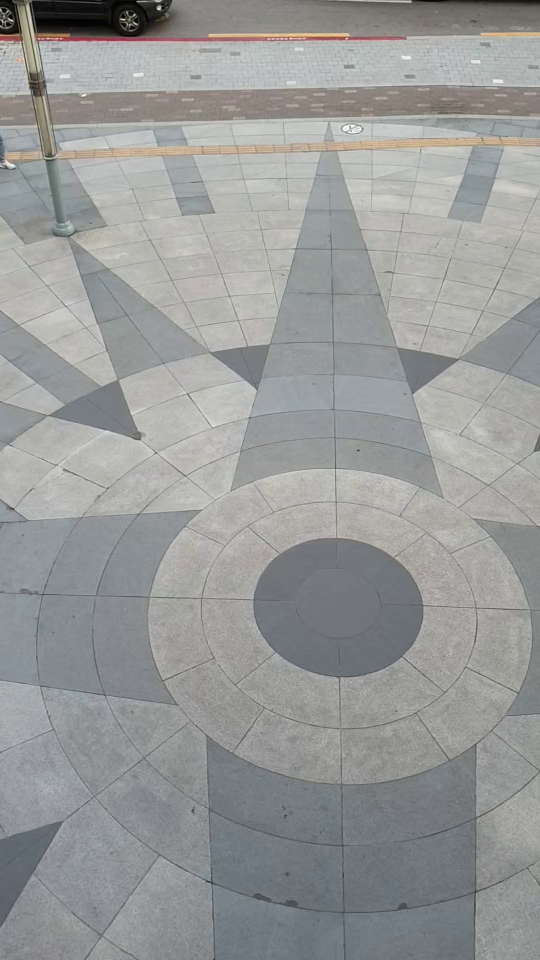
#> input picture frame 37 of OpenCV/121.mp4, 1080 x 1920 px, given in place of 1207.mp4, which was not available (shown at 1/2 size)
$ python hog2andHaar.py
#> lines starting #> are read from the running program, lines starting #| are printed output that depends on the picture
from __future__ import print_function
import numpy as np
import cv2 as cv

def inside(r, q):
    rx, ry, rw, rh = r
    qx, qy, qw, qh = q
    return rx > qx and ry > qy and rx + rw < qx + qw and ry + rh < qy + qh


def draw_detections(img, rects, thickness = 1):
    for x, y, w, h in rects:
        # the HOG detector returns slightly larger rectangles than the real objects.
        # so we slightly shrink the rectangles to get a nicer output.
        pad_w, pad_h = int(0.15*w), int(0.05*h)
        cv.rectangle(img, (x+pad_w, y+pad_h), (x+w-pad_w, y+h-pad_h), (0, 255, 0), thickness)

def haar(frame):
    face_cascade = cv.CascadeClassifier('haarcascade\\haarcascade_frontalface_default.xml')
    body_cascade = cv.CascadeClassifier('haarcascade\\haarcascade_fullbody.xml')
    gray = cv.cvtColor(frame, cv.COLOR_BGR2GRAY)
    body = body_cascade.detectMultiScale(gray, 1.3, 5)
    for (x,y,w,h) in body:
        cv.rectangle(frame,(x,y),(x+w,y+h),(255,0,0),2)
        roi_gray = gray[y:y+h, x:x+w]
        roi_color = frame[y:y+h, x:x+w]
        faces = face_cascade.detectMultiScale(roi_gray)
        for (ex,ey,ew,eh) in body:
            cv.rectangle(roi_color,(ex,ey),(ex+ew,ey+eh),(0,255,255),3)
    frame = cv.resize(frame,(500,900))
    cv.imshow('Haar',frame)

def main():
    import sys
    from glob import glob
    import itertools as it

    hog = cv.HOGDescriptor()
    hog.setSVMDetector( cv.HOGDescriptor_getDefaultPeopleDetector() )

    cap = cv.VideoCapture('1207.mp4')
    while cap.isOpened():
        ret,img = cap.read()
#> img is the input picture: shape (1920, 1080, 3); mean B, G, R 152.7, 153.5, 151.9
        frame = img
        rows, cols = frame.shape[:2]
#> rows = 1920; cols = 1080
        rotation_matrix = cv.getRotationMatrix2D((cols/2, rows/2), 0 , 1)
#> rotation_matrix = [[1, 0, 0], [0, 1, 0]]
        image_rotation = cv.warpAffine(frame, rotation_matrix, (cols, rows))
        img = np.array(image_rotation)
        img1 = img.copy()
        #haar(img1)
        if cap.get(1)%20 == 0:
            found, _w = hog.detectMultiScale(img, winStride=(8,8), padding=(32,32), scale=1.05)
            found_filtered = []
            for ri, r in enumerate(found):
                for qi, q in enumerate(found):
                    if ri != qi and inside(r, q):
                        break
                else:
                    found_filtered.append(r)
            draw_detections(img, found)
            draw_detections(img, found_filtered, 3)
            print('%d (%d)' % (len(found_filtered), len(found)),"명")
        img = cv.resize(img,(500,900))
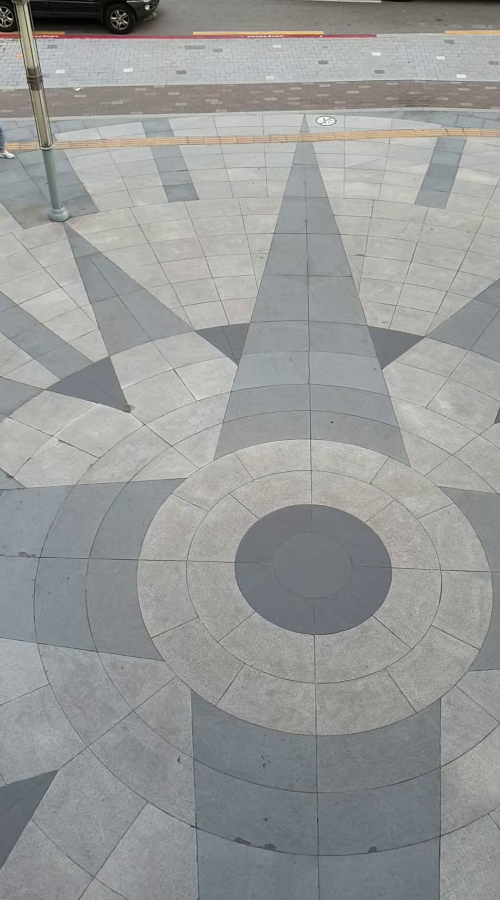
#> img: shape (900, 500, 3); mean B, G, R 152.6, 153.4, 151.8
        cv.imshow('frame', img)

        ch = cv.waitKey(30)& 0xff
#> (key Esc is pressed here)
        if ch == 27:
            print('Done')
            break


if __name__ == '__main__':
    main()
    cv.destroyAllWindows()

$ run again, starting later in the video
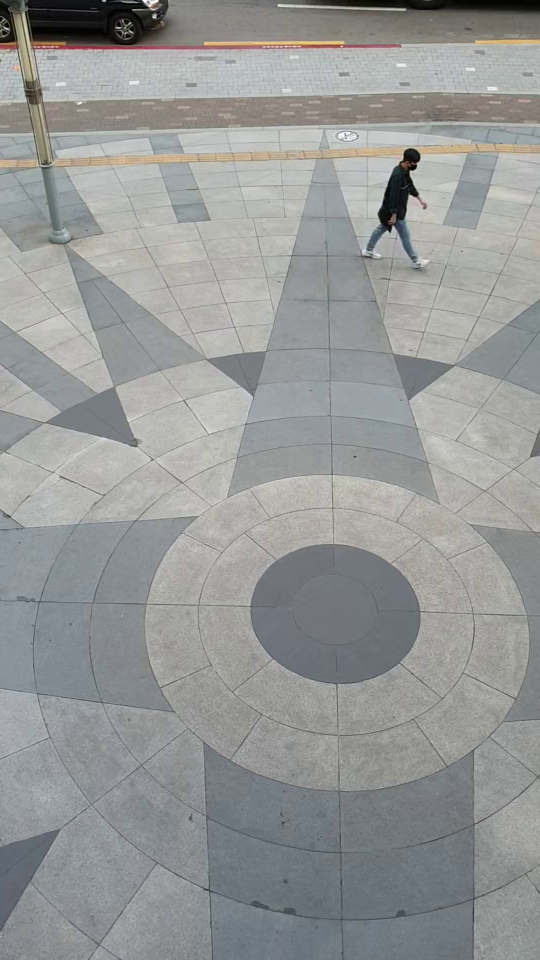
#> input picture frame 166 of OpenCV/121.mp4, 1080 x 1920 px, given in place of 1207.mp4, which was not available (shown at 1/2 size)
#> in main, img is the input picture: shape (1920, 1080, 3); mean B, G, R 151.1, 151.8, 149.9
#> in main, `img = cv.resize(img,(500,900))`:
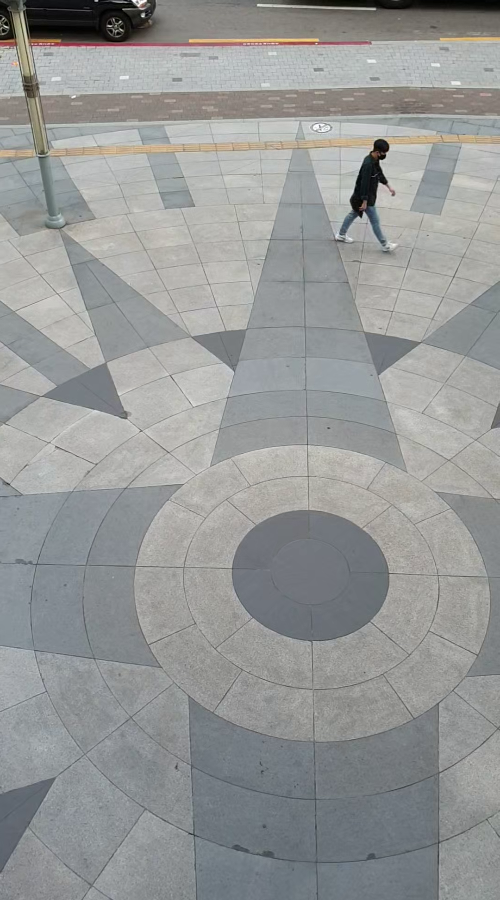
#> img: shape (900, 500, 3); mean B, G, R 151, 151.7, 149.8

$ run again, starting later in the video
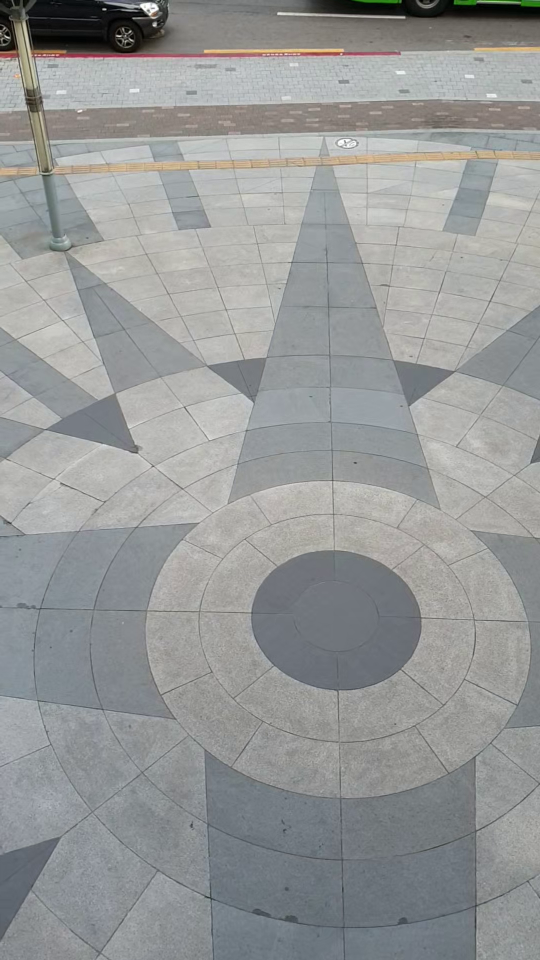
#> input picture frame 296 of OpenCV/121.mp4, 1080 x 1920 px, given in place of 1207.mp4, which was not available (shown at 1/2 size)
#> in main, img is the input picture: shape (1920, 1080, 3); mean B, G, R 151.5, 151.8, 149.9
#> in main, `img = cv.resize(img,(500,900))`:
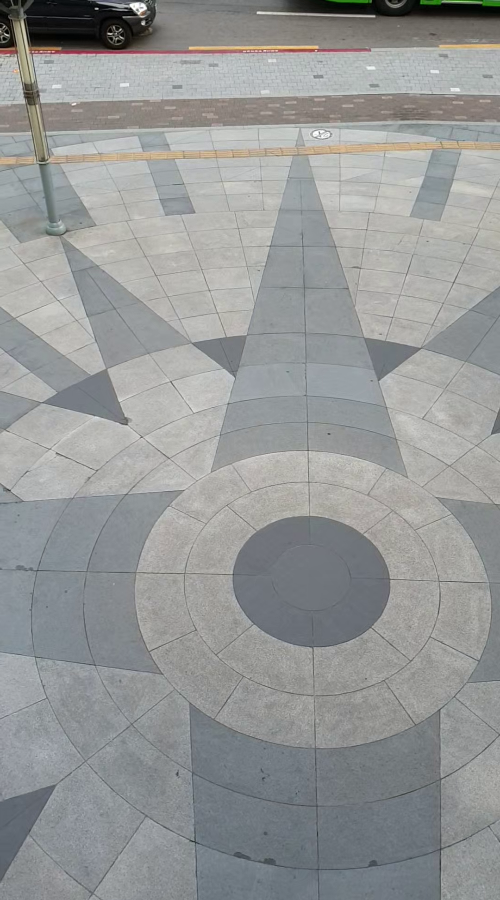
#> img: shape (900, 500, 3); mean B, G, R 151.4, 151.7, 149.7
